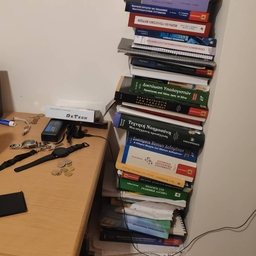
%> input picture cv/sift/ransac/right_256.jpg, 256 x 256 px
$ octave SIFT_feature.m   (GNU Octave 9; MATLAB toolbox functions it lacks are replaced by stand-ins)
%> lines starting %> are read from the running program, lines starting %| are printed output that depends on the picture
%this code is the Matlab implimentation of David G. Lowe,
%"Distinctive image features from scale-invariant keypoints,"
%International Journal of Computer Vision, 60, 2 (2004), pp. 91-110.
%this code should be used only for academic research.
%any other useage of this code should not be allowed without Author agreement.
% if you have any problem or improvement idea about this code, please
% contact with Xing Di, Stevens Institution of Technology. xdi2@stevens.edu

%%initial image
tic
clear;
clc;
row=256;
colum=256;
%% Read Image, convert to double and resize to 256 x 256
img=rgb2gray(imread('sift/ransac/right_256.jpg'));
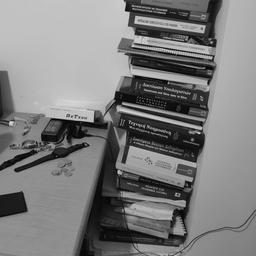
%> img: size 256x256 uint8; min 0, max 218, mean 125.3
img=imresize(img,[row,colum]);
img=im2double(img);
%> img: size 256x256 double
origin=img;
toc
%% Scale-Space Extrema Detection
tic
% original sigma and the number of actave can be modified. the larger
% sigma0, the more quickly-smooth images
%% initial level-0 gaussian smoothing setup
sigma0=sqrt(2);
octave=3;%6*sigma*k^(octave*level)<=min(m,n)/(2^(octave-2))
level=3;

D=cell(1,octave);

%% prepare octaves for storage, with 3 levels each
%% multi-resolution + multi-blob scale detection
%% empirical values are selected, although in the paper it is recommended to alter this to fit your own computational needs. Ex. lower res pictures require less levels, or zoomed in pictures requ
%% ire less scale detections
for i=1:octave
    D(i)=mat2cell(zeros(row*2^(2-i)+2,colum*2^(2-i)+2,level),   row*2^(2-i)+2,   colum*2^(2-i)+2,  level);
end

% first image in first octave is created by interpolating the original one.
temp_img=kron(img,ones(2));
temp_img=padarray(temp_img,[1,1],'replicate');
figure(2)
subplot(1,2,1);
imshow(origin)

%create the DoG pyramid
for i=1:octave
    temp_D=D{i};
    for j=1:level %% for each octave and each level
        scale=sigma0*sqrt(2)^(1/level)^((i-1)*level+j); %% scaling the gaussians based on the level and the octave

        p=(level)*(i-1);
        figure(1);
        subplot(octave,level,p+j);
        f=fspecial('gaussian',[1,floor(6*scale)],scale); %% using the scale
        L1=temp_img;
        if(i==1&&j==1) % edge cases for first level
        L2=conv2(temp_img,f,'same'); %% conv for smooth
        L2=conv2(L2,f','same');
        temp_D(:,:,j)=L2-L1; %% actual diff of gaussian calculate after conv (difference)
        imshow(uint8(255 * mat2gray(temp_D(:,:,j))));
        L1=L2;
        else
        L2=conv2(temp_img,f,'same');
        L2=conv2(L2,f','same');
        temp_D(:,:,j)=L2-L1;
        L1=L2;
        if(j==level)
            temp_img=L1(2:end-1,2:end-1);
        end
        imshow(uint8(255 * mat2gray(temp_D(:,:,j))));
        end
    end
    D{i}=temp_D;
    temp_img=temp_img(1:2:end,1:2:end);
    temp_img=padarray(temp_img,[1,1],'both','replicate');
end
%> this loop made 3 passes
%> pass 1, `for j=1:level scale=sigma0*sqrt(2)^(1/level)^((i-1)*level+j);  p=(leve..`:
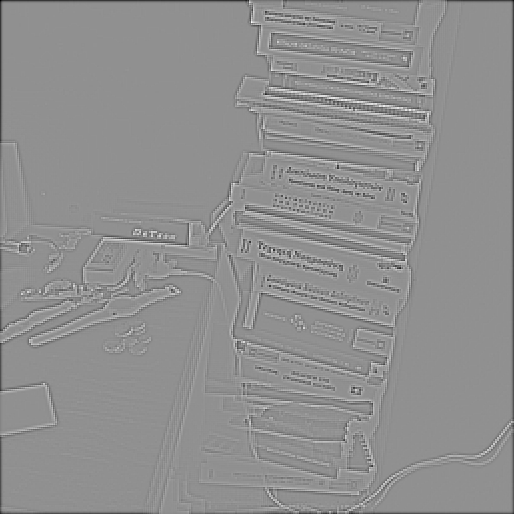
%> displayed picture: size 514x514, on the screen's scale of 0 to 255; min 0, max 255, mean 143.3
%> after the loop:
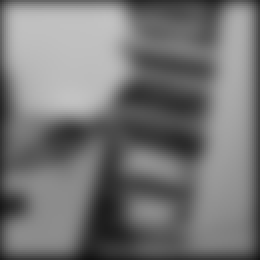
%> L2: size 130x130 double (shown 2 times larger); min 0.0756, max 0.764, mean 0.46
%> after the loop:
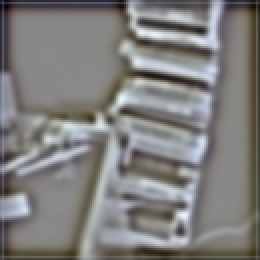
%> temp_D: size 130x130x3 double (shown 2 times larger); mean R, G, B -0.0162, -0.0185, -0.0213; drawn with min black and max white
%> after the loop, D = 3 items
toc

%% Keypoint Localisation
% search each pixel in the DoG map to find the extreme point
tic
interval=level-1;
number=0;
for i=2:octave+1
    number=number+(2^(i-octave)*colum)*(2*row)*interval; %% storage matrix setup to store the extremas
end

extrema=zeros(1,4*number);
flag=1;
for i=1:octave
    [m,n,~]=size(D{i});
    m=m-2;
    n=n-2;
    volume=m*n/(4^(i-1));
    for k=2:interval
        for j=1:volume
            x=ceil(j/n);
            y=mod(j-1,m)+1;
            sub=D{i}(x:x+2,y:y+2,k-1:k+1); %% for the i-th octave and for the k-1 ~ k+1 (near levels)

            %% search the volume, calculating the min and max on both dimensions, on the neigh
            large=max(max(max(sub)));
            little=min(min(min(sub)));

            if(large==D{i}(x+1,y+1,k)) %% if extrema, store this
                temp=[i,k,j,1];
                extrema(flag:(flag+3))=temp; %% store this as a mask
                flag=flag+4;
            end
            if(little==D{i}(x+1,y+1,k))
                temp=[i,k,j,-1];
                extrema(flag:(flag+3))=temp; %% same mask storage
                flag=flag+4;
            end
        end
    end
end
%> this loop made 3 passes
%> (m, n, volume) on passes 1 to 3: (512, 512, 262144), (256, 256, 16384), (128, 128, 1024)
%> after the loop, flag = 64669; temp = [3 2 259 -1]

idx= extrema == 0 ;
%> idx = 3670016 logical values, 3605348 true
extrema(idx)=[]; %% trick: use empty array because actual extremas would contain the [i,k,j,1] pairs (1 in last value-dim).
toc
[m,n]=size(img);
%> m = 256; n = 256

%% normalize by dividing with 2^func(dimension, extrema) (???)
x=floor((extrema(3:4:end)-1)./(n./(2.^(extrema(1:4:end)-2))))+1;

y=mod((extrema(3:4:end)-1),m./(2.^(extrema(1:4:end)-2)))+1;

ry=y./2.^(octave-1-extrema(1:4:end));
rx=x./2.^(octave-1-extrema(1:4:end));


figure(2)
subplot(1,2,2);
imshow(origin)
hold on
plot(ry,rx,'r+');


%% accurate keypoint localization
%eliminate the point with low contrast or poorly localised on an edge
% x:|,y:-- x is for vertical and y is for horizontal
% value comes from the paper.
tic
threshold=0.1;
r=10;
extr_volume=length(extrema)/4;
%> extr_volume = 16167
[m,n]=size(img);

%% gradient kernels
secondorder_x=conv2([-1,1;-1,1],[-1,1;-1,1]);
secondorder_y=conv2([-1,-1;1,1],[-1,-1;1,1]);
for i=1:octave
    for j=1:level
        test=D{i}(:,:,j);
        temp=-1./conv2(test,secondorder_y,'same').*conv2(test,[-1,-1;1,1],'same');
        D{i}(:,:,j)=temp.*conv2(test',[-1,-1;1,1],'same')*0.5+test; %% conv to find the gradient values
    end
end
for i=1:extr_volume %% for each extrema thing

    x=floor((extrema(4*(i-1)+3)-1)/(n/(2^(extrema(4*(i-1)+1)-2))))+1;
    y=mod((extrema(4*(i-1)+3)-1),m/(2^(extrema(4*(i-1)+1)-2)))+1;

    rx=x+1;
    ry=y+1;
    rz=extrema(4*(i-1)+2);
    z=D{extrema(4*(i-1)+1)}(rx,ry,rz);
    if(abs(z)<threshold) %% localize and then threshold,
        extrema(4*(i-1)+4)=0; %% pushing all neighborhood to 0
    end
end
%> this loop made 16167 passes
%> (x, y, rx, ry, z) on passes 1 to 3: (2, 426, 3, 427, 0.00824), (2, 440, 3, 441, 0.0397), (2, 446, 3, 447, 0.0633)
idx=find(extrema==0);
%> idx = 10594 values from 4 to 64656
idx=[idx,idx-1,idx-2,idx-3]; %% do the same detection as before, analyze in each octave
extrema(idx)=[];
extr_volume=length(extrema)/4;
%> extr_volume = 5573


%% what??
x=floor((extrema(3:4:end)-1)./(n./(2.^(extrema(1:4:end)-2))))+1;
%> x = 5573 values, max 510 at index 5496, min 2 at index 5498, mean 117.4
y=mod((extrema(3:4:end)-1),m./(2.^(extrema(1:4:end)-2)))+1;
%> y = 5573 values, max 508 at index 5319, min 2 at index 5131, mean 176.7
ry=y./2.^(octave-1-extrema(1:4:end));
%> ry = 5573 values, max 254 at index 5319, min 1 at index 5131, mean 89.28
rx=x./2.^(octave-1-extrema(1:4:end));
%> rx = 5573 values, max 255 at index 5496, min 2 at index 1, mean 58.91

figure(2)
subplot(2,2,3);
imshow(origin)
hold on
plot(ry,rx,'g+');

for i=1:extr_volume
    x=floor((extrema(4*(i-1)+3)-1)/(n/(2^(extrema(4*(i-1)+1)-2))))+1;
    y=mod((extrema(4*(i-1)+3)-1),m/(2^(extrema(4*(i-1)+1)-2)))+1;

    rx=x+1;
    ry=y+1;
    rz=extrema(4*(i-1)+2);
        Dxx=D{extrema(4*(i-1)+1)}(rx-1,ry,rz)+D{extrema(4*(i-1)+1)}(rx+1,ry,rz)-2*D{extrema(4*(i-1)+1)}(rx,ry,rz);
        Dyy=D{extrema(4*(i-1)+1)}(rx,ry-1,rz)+D{extrema(4*(i-1)+1)}(rx,ry+1,rz)-2*D{extrema(4*(i-1)+1)}(rx,ry,rz);
        Dxy=D{extrema(4*(i-1)+1)}(rx-1,ry-1,rz)+D{extrema(4*(i-1)+1)}(rx+1,ry+1,rz)-D{extrema(4*(i-1)+1)}(rx-1,ry+1,rz)-D{extrema(4*(i-1)+1)}(rx+1,ry-1,rz);
        deter=Dxx*Dyy-Dxy*Dxy; %% orizousa
        R=(Dxx+Dyy)/deter;
        R_threshold=(r+1)^2/r;
        if(deter<0||R>R_threshold) %% if not on edge (?), make 0
            extrema(4*(i-1)+4)=0;
        end

end
%> this loop made 5573 passes
%> (x, y, rx, ry, Dxx, Dyy, Dxy, deter) on passes 1 to 3: (4, 282, 5, 283, -0.0471, -0.262, -0.039, 0.0108), (4, 418, 5, 419, 0.0799, 0.253, 0.00394, 0.0202), (5, 252, 6, 253, 0.142, 0.348, 0.1, 0.0395)
idx=find(extrema==0);
idx=[idx,idx-1,idx-2,idx-3];
extrema(idx)=[];
extr_volume=length(extrema)/4;
x=floor((extrema(3:4:end)-1)./(n./(2.^(extrema(1:4:end)-2))))+1;
y=mod((extrema(3:4:end)-1),m./(2.^(extrema(1:4:end)-2)))+1;
ry=y./2.^(octave-1-extrema(1:4:end));
rx=x./2.^(octave-1-extrema(1:4:end));
figure(2)
subplot(2,2,4);
imshow(origin)
hold on
plot(ry,rx,'b+');
toc


%% Orientation Assignment (Multiple orientations assignment)
tic
kpori=zeros(1,36*extr_volume);
minor=zeros(1,36*extr_volume);
f=1;
flag=1;
%> (the run ends here)
